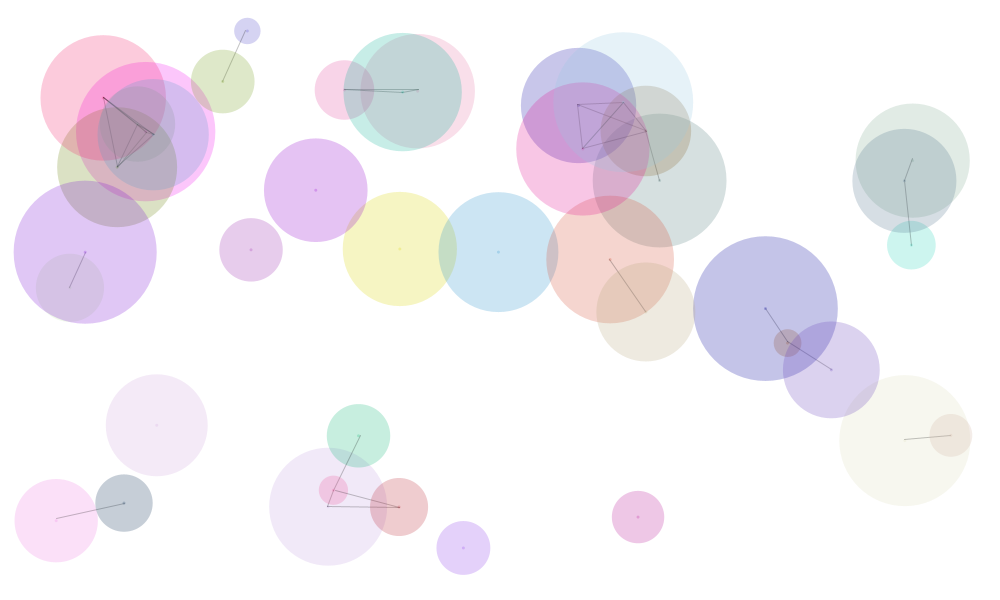
Frame 1 (no input)
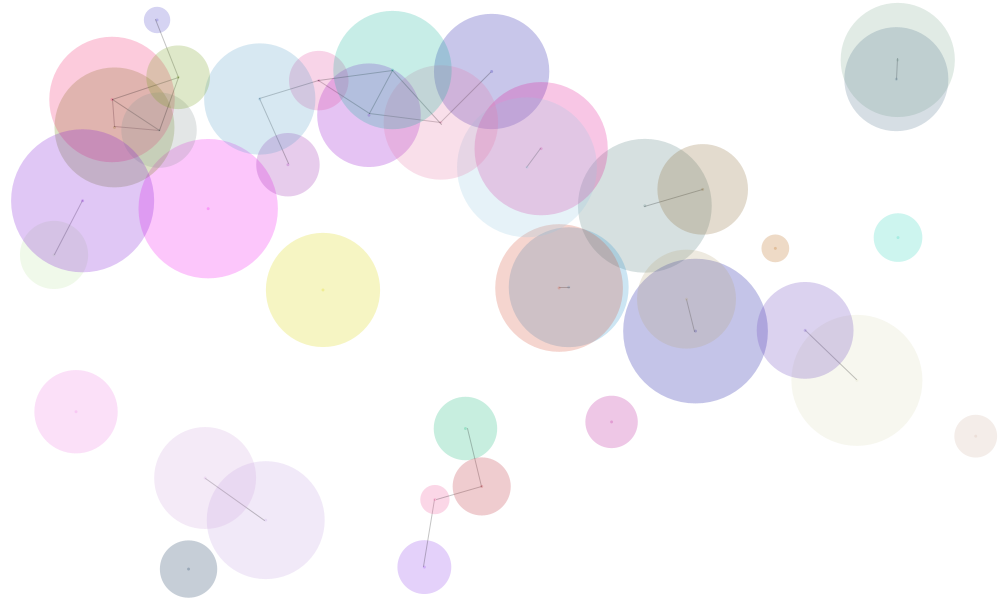
Frame 60 (the mouse pressed at the canvas centre just before this capture)
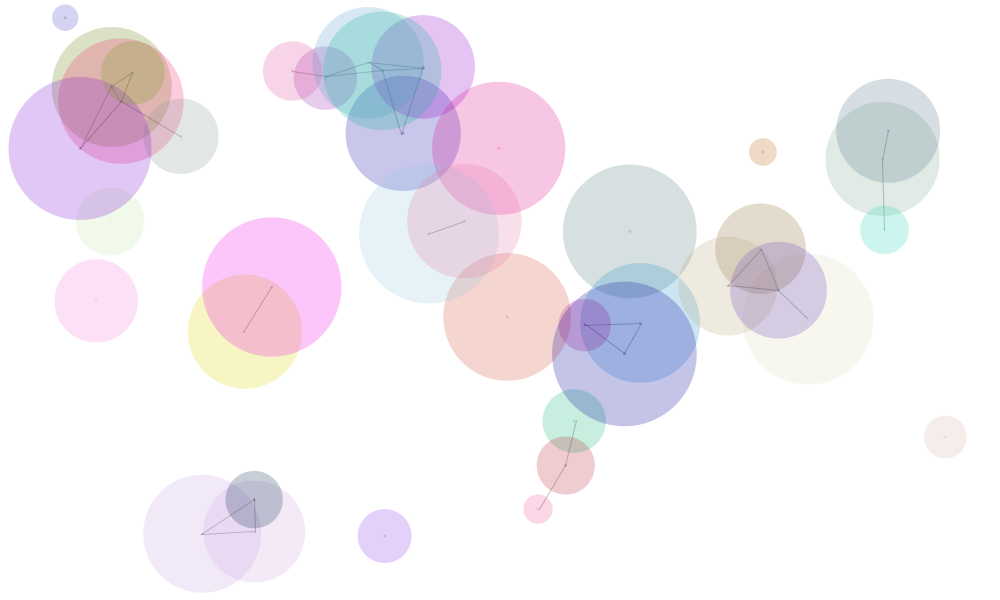
Frame 120 (the mouse held since frame 60 and released just before this capture)

The Processing sketch that drew these frames (run headless with seeded random() and noise(); from frame 60 on, the mouse is pressed at the canvas centre):

// Processing sketch: processing_131572
// ── processing_131572.pde

/*
 * Taller Programación MDI Veritas
 * Tarea#1
 * Crear un código donde múltiples círculos (o cualquier otra figura geométrica), 
 * se muevan a diferentes velocidades. Cuando cualquier círculo se acerca a otro, 
 * a un radio menor predefinido, entonces dibujar una línea entre ambos círculos.

 * Tips: utilizar random() para definir cuanto se mueve un círculo en cada paso. 
 * Checkear los bordes para que n se salgan los círculos.
 */

/**
 * Main program file
 *
 * @author Paula Chavarría
 * @since 28/1/14
 * @version 0.2
 */

//================================================================================
// Constants
//================================================================================


int SCREEN_WIDTH = 1000;
int SCREEN_HEIGHT = 600;
int CIRCLES_COUNT = 40;
int NEIGHBOR_DISTANCE = 75;

//================================================================================
// Global Variables
//================================================================================

ArrayList<Circle> circlesCollection; // The collection of circles presented on the
                                     // canvas

//================================================================================
// Program's methods override
//================================================================================

/**
 * @see http://www.processing.org/reference/setup_.html
 */
void setup() {
  
  // Sets the canvas
  size(1000,600);
  noCursor();
  smooth();
  
  // Initializes the circles collection
  circlesCollection = new ArrayList<Circle>();
  
  // Populates the circles collection
  for(int i = 0; i < CIRCLES_COUNT; i++) {
    Circle circle = new Circle();
    circlesCollection.add(circle);
  }
}

/**
 * @see http://www.processing.org/reference/draw_.html
 */
void draw() {
  
  // As we are animating we must clean the canvas background 
  // on every update cycle
  background(255);
  
  // Iterates backwards through the circles collection.
  for (int i=CIRCLES_COUNT-1; i >= 0; i--) {
    
    // Gets the circle
    Circle circle = circlesCollection.get(i);
    
    // Draws or updates the circle within the canvas
    circle.update();
    
    // Gets the position from the circle, in order to calculate its distance
    // with his neighbors
    float x1 = circle.xPosition;
    float y1 = circle.yPosition;
    
    // Iterates backwards through the circles posible neighbors.
    for(int j = i - 1; j >= 0 ; j --) {
      
      // Gets the circle posible neighbor
      Circle posibleNeighbor = circlesCollection.get(j);
      
      // Gets the position from the posible neighbor
      float x2 = posibleNeighbor.xPosition;
      float y2 = posibleNeighbor.yPosition;
  
      // Calculates the distance from the posible neighbor to the circle 
      float distance = sqrt((x1-x2)*(x1-x2) + (y1-y2)*(y1-y2));
      
      // Checks if the distance is less or equal to the min distance to be considered a neighbor
      if (distance <= NEIGHBOR_DISTANCE) {
        // As the possible neighbor is actually a neigbor a line should be drawn
        // within the two circles
        //stroke(0);
        stroke(color(0, 0, 0, 60));
        line(x1, y1, x2, y2);
      }
    }
  }
}

/*
 * Taller Programación MDI Veritas
 * Tarea#1
 * Crear un código donde múltiples círculos (o cualquier otra figura geométrica), 
 * se muevan a diferentes velocidades. Cuando cualquier círculo se acerca a otro, 
 * a un radio menor predefinido, entonces dibujar una línea entre ambos círculos.

 * Tips: utilizar random() para definir cuanto se mueve un círculo en cada paso. 
 * Checkear los bordes para que n se salgan los círculos.
 */

/**
 * Class which serves as a model for a circle
 *
 * @author Paula Chavarría
 * @since 28/1/14
 * @version 0.2
 */
class Circle { 
  
  //================================================================================
  // Constants
  //================================================================================

  static final float CIRCLE_MIN_RADIUS = 10.0;
  static final float CIRCLE_MAX_RADIUS = 75.0;
  static final float MAX_ANGLE = 360;
  static final float MIN_ANGLE = 0;
  static final float MAX_SPEED = 2;
  static final float MIN_SPEED = 0.1;
  
  //================================================================================
  // Attributes
  //================================================================================

  float yPosition; // the y position within the canvas
  float xPosition; // the x position within the canvas
  float speed; // the distance the circle is expected to move on each update
  float radius; // the circle radius
  float angle; // the direction that the circle would take when animated, 
               // the angle is given based on a clockwise direction. 
               // i.e Right is 0 and Up is 90.
  float deltaX; // the difference from x1 to x2, according to the angle
  float deltaY; // the difference from y1 to y2, according to the angle
  color background; // the background color
  
  //================================================================================
  // Constructor
  //================================================================================

  /**
   * Default constructor
   */
  Circle() {  
    
    // Randomly sets the circles attributes
    this.radius = random(CIRCLE_MIN_RADIUS, CIRCLE_MAX_RADIUS);
    this.yPosition = random(radius, SCREEN_HEIGHT-radius);
    this.xPosition = random(radius, SCREEN_WIDTH-radius);
    this.angle = random(MIN_ANGLE, MAX_ANGLE);
    this.speed = random(MIN_SPEED, MAX_SPEED);
    
    // Sets the deltas before any update is performed
    calculateDelta();
    
    // Sets the circle color
    background = color(random(255), random(255), random(255), 60);
  } 
  
  //================================================================================
  // UI Related Methods
  //================================================================================

  /**
   * Method which draws the circle on the canvas, and updates the deltas 
   * information for the next update
   */
  void update() { 
    
    // Draws the circle
    noStroke();
    fill(background);
    ellipse(xPosition, yPosition, radius*2, radius*2);
    ellipse(xPosition, yPosition, 3, 3);
    
    // Handles collisions with the canvas borders
    
    // Checks if the circle has reached the right or left border
    if(xPosition + deltaX > SCREEN_WIDTH-radius || xPosition + deltaX < radius) {
      // As a collision is inminent the circle should "bounce", to do so the opposite of the 
      // angle (direction) is needed. e.g The opposite of 180 is 0.
      angle = MAX_ANGLE/2 - angle;
      calculateDelta();
   // Checks if the circle has reached the bottom or top border
    } else if (yPosition + deltaY > SCREEN_HEIGHT-radius || yPosition + deltaY < radius) {
      // As a collision is inminent the circle should "bounce", to do so the opposite of the 
      // angle (direction) is needed. e.g The opposite of 90 is 270.
      angle = MAX_ANGLE - angle;
      calculateDelta();
    }
    
    // Sets the circle's position for the next update
    xPosition += deltaX;
    yPosition += deltaY;
  }
  
  /**
   * Method which calculates the deltas. The circle new position is calculated upon the 
   * trigonometric functions. 
   */
  void calculateDelta() {
    
    // Calculates the deltas based on the angle, as the angle is based on a clockwise direction
    // the trigonometric functions result are multiplied by -1.
    deltaY = -1 * speed * sin(radians(angle));
    deltaX = -1 * speed * cos(radians(angle));
  }
} 
